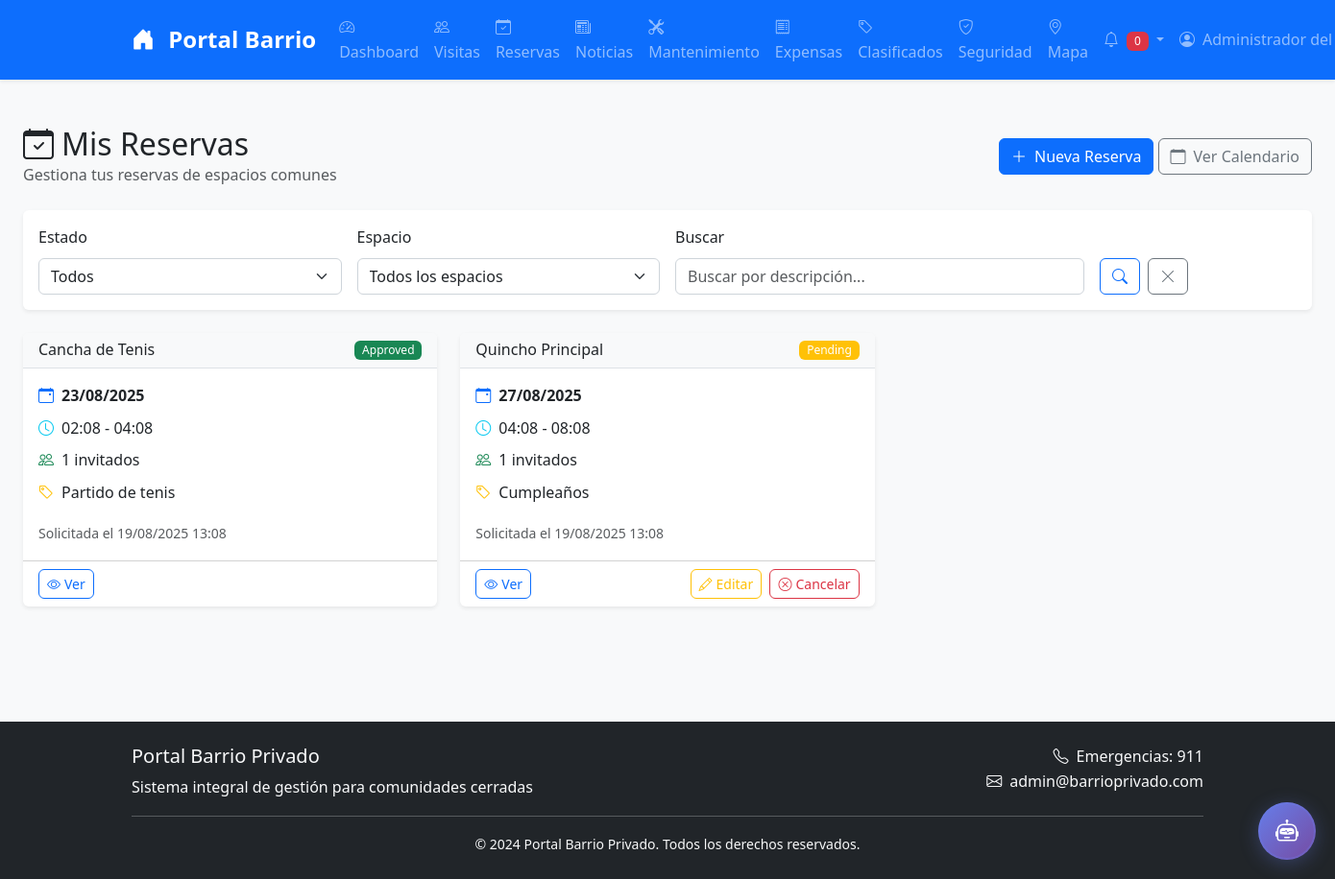
The app's page /reservations/ (signed in) with its own data.
### models.py (models this page shows, shortened)
class User(UserMixin, db.Model):
    __tablename__ = 'users'
    id = db.Column(db.Integer, primary_key=True)
    username = db.Column(db.String(80), unique=True, nullable=False, index=True)
    email = db.Column(db.String(120), unique=True, nullable=False, index=True)
    password_hash = db.Column(db.String(255), nullable=False)
    name = db.Column(db.String(100), nullable=False)
    role = db.Column(db.String(20), default='resident')  # resident, admin, security, maintenance
    address = db.Column(db.String(200))
    phone = db.Column(db.String(20))
    emergency_contact = db.Column(db.String(200))
    is_active = db.Column(db.Boolean, default=True)
    email_verified = db.Column(db.Boolean, default=False)
    phone_verified = db.Column(db.Boolean, default=False)
    profile_image = db.Column(db.String(200))
    created_at = db.Column(db.DateTime, default=datetime.utcnow)
    updated_at = db.Column(db.DateTime, default=datetime.utcnow, onupdate=datetime.utcnow)
    last_login = db.Column(db.DateTime)
    two_factor_enabled = db.Column(db.Boolean, default=False)
    two_factor_secret = db.Column(db.String(32))  # Secreto TOTP
    two_factor_enabled_at = db.Column(db.DateTime)
    two_factor_backup_codes = db.Column(db.Text)  # Códigos de respaldo separados por comas
    visits = db.relationship('Visit', backref='resident', lazy='dynamic', cascade='all, delete-orphan')
    reservations = db.relationship('Reservation', foreign_keys='Reservation.user_id', backref='user', lazy='dynamic', cascade='all, delete-orphan')
    news = db.relationship('News', backref='author', lazy='dynamic', cascade='all, delete-orphan')
    maintenance_requests = db.relationship('Maintenance', foreign_keys='Maintenance.user_id', backref='user', lazy='dynamic', cascade='all, delete-orphan')
    expenses = db.relationship('Expense', backref='user', lazy='dynamic', cascade='all, delete-orphan')
    classifieds = db.relationship('Classified', backref='author', lazy='dynamic', cascade='all, delete-orphan')
    security_reports = db.relationship('SecurityReport', foreign_keys='SecurityReport.user_id', backref='author', lazy='dynamic', cascade='all, delete-orphan')
    notifications = db.relationship('Notification', backref='user', lazy='dynamic', cascade='all, delete-orphan')

class Reservation(db.Model):
    __tablename__ = 'reservations'
    id = db.Column(db.Integer, primary_key=True)
    user_id = db.Column(db.Integer, db.ForeignKey('users.id'), nullable=False)
    space_type = db.Column(db.String(50), nullable=False)
    space_name = db.Column(db.String(100), nullable=False)
    start_time = db.Column(db.DateTime, nullable=False)
    end_time = db.Column(db.DateTime, nullable=False)
    guests_count = db.Column(db.Integer, default=1)
    event_type = db.Column(db.String(100))
    description = db.Column(db.Text)
    status = db.Column(db.String(20), default='pending')  # pending, approved, rejected, cancelled, completed
    admin_notes = db.Column(db.Text)
    approved_by = db.Column(db.Integer, db.ForeignKey('users.id'))
    approved_at = db.Column(db.DateTime)
    created_at = db.Column(db.DateTime, default=datetime.utcnow)
    updated_at = db.Column(db.DateTime, default=datetime.utcnow, onupdate=datetime.utcnow)
    approver = db.relationship('User', foreign_keys=[approved_by])

### routes/reservations.py (the view)
@bp.route('/')
@login_required
def index():
    page = request.args.get('page', 1, type=int)
    if current_user.role == 'admin':
        reservations = Reservation.query.order_by(Reservation.created_at.desc()).paginate(
            page=page, per_page=20, error_out=False)
    else:
        reservations = Reservation.query.filter_by(user_id=current_user.id).order_by(Reservation.created_at.desc()).paginate(
            page=page, per_page=20, error_out=False)
    return render_template('reservations/index.html',
                         reservations=reservations,
                         current_datetime=datetime.utcnow())

### templates/reservations/index.html (shortened to what this page needs)
{% extends "base.html" %}
{% block content %}
<div class="container-fluid py-4">
    <div class="d-flex justify-content-between align-items-center mb-4">
        <div>
            <h2 class="mb-0">
                <i class="bi bi-calendar-check me-2"></i>Mis Reservas
            </h2>
            <p class="text-muted mb-0">Gestiona tus reservas de espacios comunes</p>
        </div>
        <div>
            <a href="{{ url_for('reservations.new') }}" class="btn btn-primary">
                <i class="bi bi-plus-lg me-2"></i>Nueva Reserva
            </a>
            <a href="{{ url_for('reservations.calendar') }}" class="btn btn-outline-secondary">
                <i class="bi bi-calendar me-2"></i>Ver Calendario
            </a>
        </div>
    </div>
    <div class="card mb-4">
        <div class="card-body">
            <form method="GET" class="row g-3">
                <div class="col-md-3">
                    <label class="form-label">Estado</label>
                    <select name="status" class="form-select">
                        <option value="">Todos</option>
                    </select>
                </div>
                <div class="col-md-3">
                    <label class="form-label">Espacio</label>
                    <select name="space_type" class="form-select">
                        <option value="">Todos los espacios</option>
                    </select>
                </div>
                <div class="col-md-4">
                    <label class="form-label">Buscar</label>
                    <input type="text" name="search" class="form-control"
                           placeholder="Buscar por descripción..."
                           value="{{ request.args.get('search', '') }}">
                </div>
                <div class="col-md-2">
                    <label class="form-label">&nbsp;</label>
                    <div class="d-flex gap-2">
                        <button type="submit" class="btn btn-outline-primary">
                            <i class="bi bi-search"></i>
                        </button>
                        <a href="{{ url_for('reservations.index') }}" class="btn btn-outline-secondary">
                            <i class="bi bi-x-lg"></i>
                        </a>
                    </div>
                </div>
            </form>
        </div>
    </div>
    {% if reservations.items %}
        <div class="row">
            {% for reservation in reservations.items %}
            <div class="col-lg-6 col-xl-4 mb-4">
                <div class="card h-100">
                    <div class="card-header d-flex justify-content-between align-items-center">
                        <h6 class="mb-0">{{ reservation.space_name or reservation.space_type.title() }}</h6>
                        <span class="badge bg-{% if reservation.status == 'approved' %}success{% elif reservation.status == 'pending' %}warning{% elif reservation.status == 'rejected' %}danger{% else %}secondary{% endif %}">
                            {{ reservation.status.title() }}
                        </span>
                    </div>
                    <div class="card-body">
                        <div class="mb-3">
                            <div class="d-flex align-items-center mb-2">
                                <i class="bi bi-calendar-event me-2 text-primary"></i>
                                <strong>{{ reservation.start_time.strftime('%d/%m/%Y') }}</strong>
                            </div>
                            <div class="d-flex align-items-center mb-2">
                                <i class="bi bi-clock me-2 text-info"></i>
                                {{ reservation.start_time.strftime('%H:%M') }} - {{ reservation.end_time.strftime('%H:%M') }}
                            </div>
                            {% if reservation.guests_count %}
                            <div class="d-flex align-items-center mb-2">
                                <i class="bi bi-people me-2 text-success"></i>
                                {{ reservation.guests_count }} invitados
                            </div>
                            {% endif %}
                            {% if reservation.event_type %}
                            <div class="d-flex align-items-center mb-2">
                                <i class="bi bi-tag me-2 text-warning"></i>
                                {{ reservation.event_type }}
                            </div>
                            {% endif %}
                        </div>
                        <small class="text-muted">
                            Solicitada el {{ reservation.created_at.strftime('%d/%m/%Y %H:%M') }}
                        </small>
                    </div>
                    <div class="card-footer bg-transparent">
                        <div class="d-flex justify-content-between">
                            <a href="{{ url_for('reservations.show', reservation_id=reservation.id) }}"
                               class="btn btn-sm btn-outline-primary">
                                <i class="bi bi-eye me-1"></i>Ver
                            </a>
                            {% if reservation.status == 'pending' %}
                            <div>
                                <a href="{{ url_for('reservations.edit', reservation_id=reservation.id) }}"
                                   class="btn btn-sm btn-outline-warning me-1">
                                    <i class="bi bi-pencil me-1"></i>Editar
                                </a>
                                <a href="{{ url_for('reservations.cancel', reservation_id=reservation.id) }}"
                                   class="btn btn-sm btn-outline-danger"
                                   onclick="return confirm('¿Estás seguro de que quieres cancelar esta reserva?')">
                                    <i class="bi bi-x-circle me-1"></i>Cancelar
                                </a>
                            </div>
                            {% elif reservation.status == 'approved' and reservation.start_time > current_datetime %}
                            <a href="{{ url_for('reservations.cancel', reservation_id=reservation.id) }}"
                               class="btn btn-sm btn-outline-danger"
                               onclick="return confirm('¿Estás seguro de que quieres cancelar esta reserva aprobada?')">
                                <i class="bi bi-x-circle me-1"></i>Cancelar
                            </a>
                            {% endif %}
                        </div>
                    </div>
                </div>
            </div>
            {% endfor %}
        </div>
    {% endif %}
</div>
{% endblock %}

### templates/base.html (shortened to what this page needs)
<!DOCTYPE html>
<html lang="es">
<head>
    <link href="https://cdn.jsdelivr.net/npm/bootstrap@5.3.0/dist/css/bootstrap.min.css" rel="stylesheet">
    <link href="https://cdn.jsdelivr.net/npm/bootstrap-icons@1.10.0/font/bootstrap-icons.css" rel="stylesheet">
    <link href="https://cdnjs.cloudflare.com/ajax/libs/font-awesome/6.4.0/css/all.min.css" rel="stylesheet">
    <link href="{{ url_for('static', filename='css/style.css') }}" rel="stylesheet">
</head>
<body>
    <nav class="navbar navbar-expand-lg navbar-dark bg-primary shadow-sm">
        <div class="container">
            <a class="navbar-brand fw-bold" href="{{ url_for('admin.dashboard') }}">
                <i class="bi bi-house-door-fill me-2"></i>
                Portal Barrio
            </a>
            <div class="collapse navbar-collapse" id="navbarNav">
                <ul class="navbar-nav me-auto">
                    <li class="nav-item">
                        <a class="nav-link" href="{{ url_for('admin.dashboard') }}">
                            <i class="bi bi-speedometer2 me-1"></i>Dashboard
                        </a>
                    </li>
                    <li class="nav-item">
                        <a class="nav-link" href="{{ url_for('visits.index') }}">
                            <i class="bi bi-people me-1"></i>Visitas
                        </a>
                    </li>
                    <li class="nav-item">
                        <a class="nav-link" href="{{ url_for('reservations.index') }}">
                            <i class="bi bi-calendar-check me-1"></i>Reservas
                        </a>
                    </li>
                    <li class="nav-item">
                        <a class="nav-link" href="{{ url_for('news.index') }}">
                            <i class="bi bi-newspaper me-1"></i>Noticias
                        </a>
                    </li>
                    <li class="nav-item">
                        <a class="nav-link" href="{{ url_for('maintenance.index') }}">
                            <i class="bi bi-tools me-1"></i>Mantenimiento
                        </a>
                    </li>
                    <li class="nav-item">
                        <a class="nav-link" href="{{ url_for('expenses.index') }}">
                            <i class="bi bi-receipt me-1"></i>Expensas
                        </a>
                    </li>
                    <li class="nav-item">
                        <a class="nav-link" href="{{ url_for('classifieds.index') }}">
                            <i class="bi bi-tag me-1"></i>Clasificados
                        </a>
                    </li>
                    <li class="nav-item">
                        <a class="nav-link" href="{{ url_for('security.index') }}">
                            <i class="bi bi-shield-check me-1"></i>Seguridad
                        </a>
                    </li>
                    <li class="nav-item">
                        <a class="nav-link" href="{{ url_for('map.index') }}">
                            <i class="bi bi-geo-alt me-1"></i>Mapa
                        </a>
                    </li>
                </ul>
                <ul class="navbar-nav">
                    {% if current_user.is_authenticated %}
                        <li class="nav-item dropdown">
                            <a class="nav-link dropdown-toggle" href="#" role="button" data-bs-toggle="dropdown">
                                <i class="bi bi-bell me-1"></i>
                                <span class="badge bg-danger" id="notification-count">0</span>
                            </a>
                        </li>
                        <li class="nav-item dropdown">
                            <a class="nav-link dropdown-toggle" href="#" role="button" data-bs-toggle="dropdown">
                                <i class="bi bi-person-circle me-1"></i>
                                {{ current_user.name }}
                            </a>
                        </li>
                    {% endif %}
                </ul>
            </div>
        </div>
    </nav>
    <main class="container-fluid py-4">
        {% block content %}{% endblock %}
    </main>
    <footer class="bg-dark text-light py-4 mt-5">
        <div class="container">
            <div class="row">
                <div class="col-md-6">
                    <h5>Portal Barrio Privado</h5>
                    <p class="mb-0">Sistema integral de gestión para comunidades cerradas</p>
                </div>
                <div class="col-md-6 text-md-end">
                    <p class="mb-0">
                        <i class="bi bi-telephone me-2"></i>Emergencias: 911
                        <br>
                        <i class="bi bi-envelope me-2"></i>admin@barrioprivado.com
                    </p>
                </div>
            </div>
            <hr class="my-3">
            <div class="row">
                <div class="col-12 text-center">
                    <small>&copy; 2024 Portal Barrio Privado. Todos los derechos reservados.</small>
                </div>
            </div>
        </div>
    </footer>
    <div class="floating-chatbot">
        <a href="#" class="chatbot-btn" data-bs-toggle="modal" data-bs-target="#chatbotModal" title="Asistente Virtual IA">
            <i class="bi bi-robot"></i>
            <div class="pulse-ring"></div>
        </a>
    </div>
</body>
</html>

### records on screen
User: name "Administrador del…"
Reservation: space_name "Cancha de Tenis", status "Approved", start_time "23/08/2025", start_time "02:08", end_time "04:08", guests_count "1", event_type "Partido de tenis", created_at "19/08/2025 13:08"
Reservation: space_name "Quincho Principal", status "Pending", start_time "27/08/2025", start_time "04:08", end_time "08:08", guests_count "1", event_type "Cumpleaños", created_at "19/08/2025 13:08"
